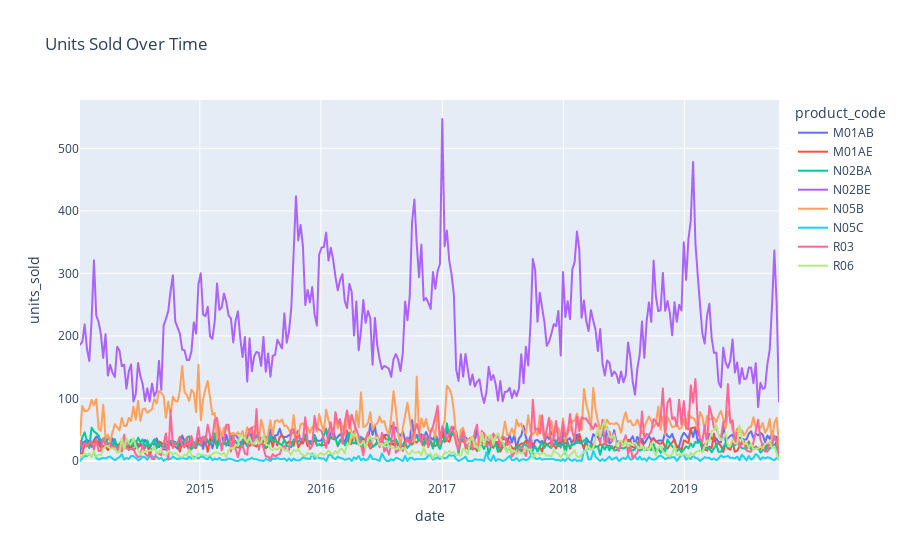
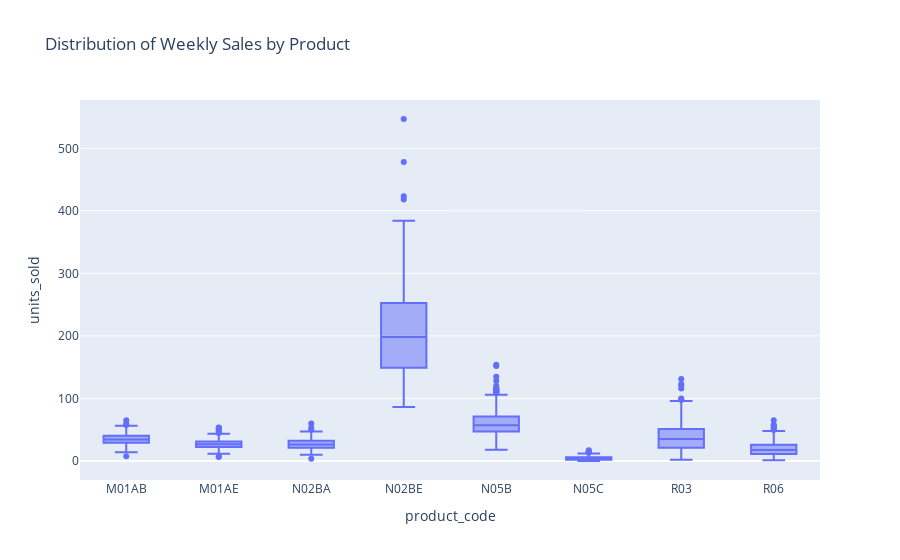
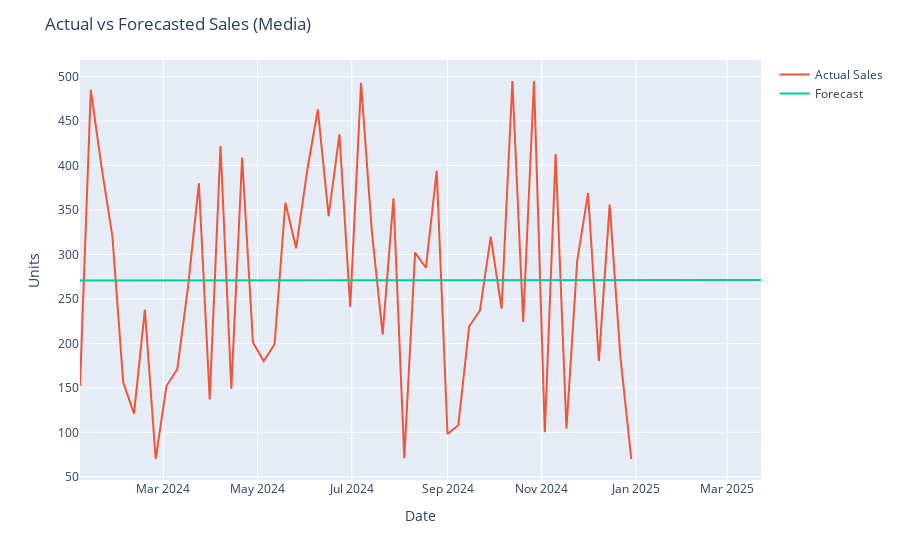

Notebook code for these charts, in order:
### Code cell
import pandas as pd
import plotly.express as px
import matplotlib.pyplot as plt
import seaborn as sns

# Ensure synthetic_data is defined
if 'synthetic_data' not in globals():
    import numpy as np
    np.random.seed(42)
    dates = pd.date_range(start='2024-01-01', periods=52, freq='W')
    synthetic_data = pd.DataFrame({
        'date': np.tile(dates, 3),
        'material': np.repeat(['Media', 'Reagent', 'Bioreactor'], len(dates)),
        'demand_units': np.random.randint(50, 500, len(dates)*3)
    })

# Ensure sales_df is defined
if 'sales_df' not in globals():
    sales_df = pd.read_csv(r"../data/salesweekly.csv", header=None)
    columns = sales_df.iloc[0, 0].split(",")
    sales_df = sales_df[1:]
    sales_df = sales_df.iloc[:, 0].str.split(",", expand=True)
    sales_df.columns = columns
    sales_df.columns = sales_df.columns.str.strip()
    sales_df['date'] = pd.to_datetime(sales_df['date'], format='%m/%d/%Y')

# Ensure sales_long is defined
if 'sales_long' not in globals():
    sales_long = sales_df.melt(id_vars=['date'], var_name='product_code', value_name='units_sold')

# Ensure units_sold is numeric and safety_stock column exists
sales_long['units_sold'] = pd.to_numeric(sales_long['units_sold'], errors='coerce')
sales_long['safety_stock'] = sales_long['units_sold'] * 2.3  # 2.3x for biologics

# 1. Units sold over time (all products)
fig = px.line(sales_long, x='date', y='units_sold', color='product_code', title='Units Sold Over Time')
fig.show()

# 2. Safety stock heatmap (stockout risk)
stockout = sales_long.pivot_table(index='product_code', columns='date', values='safety_stock')
plt.figure(figsize=(12,6))
sns.heatmap(stockout, cmap='Reds')
plt.title('Safety Stock Risk Heatmap')
plt.show()

# 3. Distribution of weekly sales (boxplot)
fig = px.box(sales_long, x='product_code', y='units_sold', title='Distribution of Weekly Sales by Product')
fig.show()

# 4. Actual vs Forecasted Sales (for Media, example)
if 'forecast' in globals():
    fig = px.line()
    fig.add_scatter(x=df['ds'], y=df['y'], mode='lines', name='Actual Sales')
    fig.add_scatter(x=forecast['ds'], y=forecast['yhat'], mode='lines', name='Forecast')
    fig.update_layout(title='Actual vs Forecasted Sales (Media)', xaxis_title='Date', yaxis_title='Units')
    fig.show()

    # 5. Forecasted Demand vs Safety Stock (last 12 weeks, Media)
    forecasted_demand = forecast[['ds','yhat']].tail(12)
    # Ensure safety_stock_multiplier is defined
    if 'safety_stock_multiplier' not in globals():
        safety_stock_multiplier = 2.3  # default value

    forecasted_demand['safety_stock'] = forecasted_demand['yhat'] * safety_stock_multiplier
    fig = px.line(forecasted_demand, x='ds', y=['yhat','safety_stock'],
                  labels={'ds':'Date', 'value':'Units'},
                  title='Forecasted Demand vs Safety Stock (Media)')
    fig.show()
else:
    print("Variable 'forecast' is not defined. Please run the Prophet forecasting cell first.")

# 6. Optimized Order Quantities for Biologics Materials
if 'optimization_results' in globals():
    opt_df = pd.DataFrame({
        'material': list(optimization_results.keys()),
        'order_qty': list(optimization_results.values())
    })

    fig = px.bar(opt_df, x='material', y='order_qty', color='material',
                 title='Optimized Order Quantities for Biologics Materials')
    fig.show()

    # 7. Optimized Order vs Last Week Demand (comparison)
    opt_df['last_week_demand'] = opt_df['material'].map(demand_dict)
    fig = px.bar(opt_df, x='material', y=['order_qty', 'last_week_demand'],
                 barmode='group', title='Optimized Order vs Last Week Demand')
    fig.show()
else:
    print("Variable 'optimization_results' is not defined. Please run the optimization cell first.")

### Figure 1 — Plotly figure (JSON) as saved in the notebook; plotly's stock layout.template omitted (floating-point values rounded to 4 significant figures; data arrays with more than 128 entries replaced by an {"elided": "..."} marker saying what was removed)
{"data": [{"hovertemplate": "product_code=M01AB<br>date=%{x}<br>units_sold=%{y}<extra></extra>", "legendgroup": "M01AB", "line": {"color": "#636efa", "dash": "solid"}, "marker": {"symbol": "circle"}, "mode": "lines", "name": "M01AB", "showlegend": true, "type": "scattergl", "x": {"elided": "302 str values"}, "xaxis": "x", "y": {"elided": "302 float values"}, "yaxis": "y"}, {"hovertemplate": "product_code=M01AE<br>date=%{x}<br>units_sold=%{y}<extra></extra>", "legendgroup": "M01AE", "line": {"color": "#EF553B", "dash": "solid"}, "marker": {"symbol": "circle"}, "mode": "lines", "name": "M01AE", "showlegend": true, "type": "scattergl", "x": {"elided": "302 str values"}, "xaxis": "x", "y": {"elided": "302 float values"}, "yaxis": "y"}, {"hovertemplate": "product_code=N02BA<br>date=%{x}<br>units_sold=%{y}<extra></extra>", "legendgroup": "N02BA", "line": {"color": "#00cc96", "dash": "solid"}, "marker": {"symbol": "circle"}, "mode": "lines", "name": "N02BA", "showlegend": true, "type": "scattergl", "x": {"elided": "302 str values"}, "xaxis": "x", "y": {"elided": "302 float values"}, "yaxis": "y"}, {"hovertemplate": "product_code=N02BE<br>date=%{x}<br>units_sold=%{y}<extra></extra>", "legendgroup": "N02BE", "line": {"color": "#ab63fa", "dash": "solid"}, "marker": {"symbol": "circle"}, "mode": "lines", "name": "N02BE", "showlegend": true, "type": "scattergl", "x": {"elided": "302 str values"}, "xaxis": "x", "y": {"elided": "302 float values"}, "yaxis": "y"}, {"hovertemplate": "product_code=N05B<br>date=%{x}<br>units_sold=%{y}<extra></extra>", "legendgroup": "N05B", "line": {"color": "#FFA15A", "dash": "solid"}, "marker": {"symbol": "circle"}, "mode": "lines", "name": "N05B", "showlegend": true, "type": "scattergl", "x": {"elided": "302 str values"}, "xaxis": "x", "y": {"elided": "302 float values"}, "yaxis": "y"}, {"hovertemplate": "product_code=N05C<br>date=%{x}<br>units_sold=%{y}<extra></extra>", "legendgroup": "N05C", "line": {"color": "#19d3f3", "dash": "solid"}, "marker": {"symbol": "circle"}, "mode": "lines", "name": "N05C", "showlegend": true, "type": "scattergl", "x": {"elided": "302 str values"}, "xaxis": "x", "y": {"elided": "302 float values"}, "yaxis": "y"}, {"hovertemplate": "product_code=R03<br>date=%{x}<br>units_sold=%{y}<extra></extra>", "legendgroup": "R03", "line": {"color": "#FF6692", "dash": "solid"}, "marker": {"symbol": "circle"}, "mode": "lines", "name": "R03", "showlegend": true, "type": "scattergl", "x": {"elided": "302 str values"}, "xaxis": "x", "y": {"elided": "302 float values"}, "yaxis": "y"}, {"hovertemplate": "product_code=R06<br>date=%{x}<br>units_sold=%{y}<extra></extra>", "legendgroup": "R06", "line": {"color": "#B6E880", "dash": "solid"}, "marker": {"symbol": "circle"}, "mode": "lines", "name": "R06", "showlegend": true, "type": "scattergl", "x": {"elided": "302 str values"}, "xaxis": "x", "y": {"elided": "302 float values"}, "yaxis": "y"}], "layout": {"legend": {"title": {"text": "product_code"}, "tracegroupgap": 0}, "title": {"text": "Units Sold Over Time"}, "xaxis": {"anchor": "y", "domain": [0, 1], "title": {"text": "date"}}, "yaxis": {"anchor": "x", "domain": [0, 1], "title": {"text": "units_sold"}}}}

### Figure 2 — Plotly figure (JSON) as saved in the notebook; plotly's stock layout.template omitted (floating-point values rounded to 4 significant figures; data arrays with more than 128 entries replaced by an {"elided": "..."} marker saying what was removed)
{"data": [{"alignmentgroup": "True", "hovertemplate": "product_code=%{x}<br>units_sold=%{y}<extra></extra>", "legendgroup": "", "marker": {"color": "#636efa"}, "name": "", "notched": false, "offsetgroup": "", "orientation": "v", "showlegend": false, "type": "box", "x": {"elided": "2416 str values"}, "x0": " ", "xaxis": "x", "y": {"elided": "2416 float values"}, "y0": " ", "yaxis": "y"}], "layout": {"boxmode": "group", "legend": {"tracegroupgap": 0}, "title": {"text": "Distribution of Weekly Sales by Product"}, "xaxis": {"anchor": "y", "domain": [0, 1], "title": {"text": "product_code"}}, "yaxis": {"anchor": "x", "domain": [0, 1], "title": {"text": "units_sold"}}}}

### Figure 3 — Plotly figure (JSON) as saved in the notebook; plotly's stock layout.template omitted (floating-point values rounded to 4 significant figures)
{"data": [{"hovertemplate": "<extra></extra>", "legendgroup": "", "line": {"color": "#636efa", "dash": "solid"}, "marker": {"symbol": "circle"}, "mode": "lines", "name": "", "orientation": "v", "showlegend": false, "type": "scatter", "xaxis": "x", "yaxis": "y"}, {"mode": "lines", "name": "Actual Sales", "type": "scatter", "x": ["2024-01-07T00:00:00.000000000", "2024-01-14T00:00:00.000000000", "2024-01-21T00:00:00.000000000", "2024-01-28T00:00:00.000000000", "2024-02-04T00:00:00.000000000", "2024-02-11T00:00:00.000000000", "2024-02-18T00:00:00.000000000", "2024-02-25T00:00:00.000000000", "2024-03-03T00:00:00.000000000", "2024-03-10T00:00:00.000000000", "2024-03-17T00:00:00.000000000", "2024-03-24T00:00:00.000000000", "2024-03-31T00:00:00.000000000", "2024-04-07T00:00:00.000000000", "2024-04-14T00:00:00.000000000", "2024-04-21T00:00:00.000000000", "2024-04-28T00:00:00.000000000", "2024-05-05T00:00:00.000000000", "2024-05-12T00:00:00.000000000", "2024-05-19T00:00:00.000000000", "2024-05-26T00:00:00.000000000", "2024-06-02T00:00:00.000000000", "2024-06-09T00:00:00.000000000", "2024-06-16T00:00:00.000000000", "2024-06-23T00:00:00.000000000", "2024-06-30T00:00:00.000000000", "2024-07-07T00:00:00.000000000", "2024-07-14T00:00:00.000000000", "2024-07-21T00:00:00.000000000", "2024-07-28T00:00:00.000000000", "2024-08-04T00:00:00.000000000", "2024-08-11T00:00:00.000000000", "2024-08-18T00:00:00.000000000", "2024-08-25T00:00:00.000000000", "2024-09-01T00:00:00.000000000", "2024-09-08T00:00:00.000000000", "2024-09-15T00:00:00.000000000", "2024-09-22T00:00:00.000000000", "2024-09-29T00:00:00.000000000", "2024-10-06T00:00:00.000000000", "2024-10-13T00:00:00.000000000", "2024-10-20T00:00:00.000000000", "2024-10-27T00:00:00.000000000", "2024-11-03T00:00:00.000000000", "2024-11-10T00:00:00.000000000", "2024-11-17T00:00:00.000000000", "2024-11-24T00:00:00.000000000", "2024-12-01T00:00:00.000000000", "2024-12-08T00:00:00.000000000", "2024-12-15T00:00:00.000000000", "2024-12-22T00:00:00.000000000", "2024-12-29T00:00:00.000000000"], "y": [152, 485, 398, 320, 156, 121, 238, 70, 152, 171, 264, 380, 137, 422, 149, 409, 201, 180, 199, 358, 307, 393, 463, 343, 435, 241, 493, 326, 210, 363, 71, 302, 285, 394, 98, 108, 219, 237, 320, 239, 495, 224, 495, 100, 413, 104, 293, 369, 180, 356, 184, 70]}, {"mode": "lines", "name": "Forecast", "type": "scatter", "x": ["2024-01-07T00:00:00.000000000", "2024-01-14T00:00:00.000000000", "2024-01-21T00:00:00.000000000", "2024-01-28T00:00:00.000000000", "2024-02-04T00:00:00.000000000", "2024-02-11T00:00:00.000000000", "2024-02-18T00:00:00.000000000", "2024-02-25T00:00:00.000000000", "2024-03-03T00:00:00.000000000", "2024-03-10T00:00:00.000000000", "2024-03-17T00:00:00.000000000", "2024-03-24T00:00:00.000000000", "2024-03-31T00:00:00.000000000", "2024-04-07T00:00:00.000000000", "2024-04-14T00:00:00.000000000", "2024-04-21T00:00:00.000000000", "2024-04-28T00:00:00.000000000", "2024-05-05T00:00:00.000000000", "2024-05-12T00:00:00.000000000", "2024-05-19T00:00:00.000000000", "2024-05-26T00:00:00.000000000", "2024-06-02T00:00:00.000000000", "2024-06-09T00:00:00.000000000", "2024-06-16T00:00:00.000000000", "2024-06-23T00:00:00.000000000", "2024-06-30T00:00:00.000000000", "2024-07-07T00:00:00.000000000", "2024-07-14T00:00:00.000000000", "2024-07-21T00:00:00.000000000", "2024-07-28T00:00:00.000000000", "2024-08-04T00:00:00.000000000", "2024-08-11T00:00:00.000000000", "2024-08-18T00:00:00.000000000", "2024-08-25T00:00:00.000000000", "2024-09-01T00:00:00.000000000", "2024-09-08T00:00:00.000000000", "2024-09-15T00:00:00.000000000", "2024-09-22T00:00:00.000000000", "2024-09-29T00:00:00.000000000", "2024-10-06T00:00:00.000000000", "2024-10-13T00:00:00.000000000", "2024-10-20T00:00:00.000000000", "2024-10-27T00:00:00.000000000", "2024-11-03T00:00:00.000000000", "2024-11-10T00:00:00.000000000", "2024-11-17T00:00:00.000000000", "2024-11-24T00:00:00.000000000", "2024-12-01T00:00:00.000000000", "2024-12-08T00:00:00.000000000", "2024-12-15T00:00:00.000000000", "2024-12-22T00:00:00.000000000", "2024-12-29T00:00:00.000000000", "2025-01-05T00:00:00.000000000", "2025-01-12T00:00:00.000000000", "2025-01-19T00:00:00.000000000", "2025-01-26T00:00:00.000000000", "2025-02-02T00:00:00.000000000", "2025-02-09T00:00:00.000000000", "2025-02-16T00:00:00.000000000", "2025-02-23T00:00:00.000000000", "2025-03-02T00:00:00.000000000", "2025-03-09T00:00:00.000000000", "2025-03-16T00:00:00.000000000", "2025-03-23T00:00:00.000000000"], "y": [270.7, 270.8, 270.8, 270.8, 270.8, 270.8, 270.8, 270.8, 270.8, 270.8, 270.8, 270.8, 270.8, 270.8, 270.8, 270.8, 270.8, 270.8, 270.9, 270.9, 270.9, 270.9, 270.9, 270.9, 270.9, 270.9, 270.9, 270.9, 270.9, 270.9, 270.9, 270.9, 270.9, 270.9, 270.9, 271.0, 271.0, 271.0, 271.0, 271.0, 271.0, 271.0, 271.0, 271.0, 271.0, 271.0, 271.0, 271.0, 271.0, 271.0, 271.0, 271.1, 271.1, 271.1, 271.1, 271.1, 271.1, 271.1, 271.1, 271.1, 271.1, 271.1, 271.1, 271.1]}], "layout": {"legend": {"tracegroupgap": 0}, "margin": {"t": 60}, "title": {"text": "Actual vs Forecasted Sales (Media)"}, "xaxis": {"anchor": "y", "domain": [0, 1], "title": {"text": "Date"}}, "yaxis": {"anchor": "x", "domain": [0, 1], "title": {"text": "Units"}}}}
